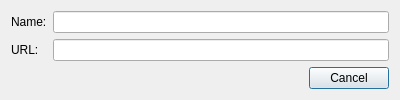
<?xml version="1.0" encoding="UTF-8"?>
<ui version="4.0">
 <class>AddRemoteDialog</class>
 <widget class="QDialog" name="AddRemoteDialog">
  <property name="windowTitle">
   <string>Add Remote</string>
  </property>
  <property name="minimumSize">
   <size>
    <width>400</width>
    <height>0</height>
   </size>
  </property>
  <layout class="QFormLayout" name="formLayout">
   <item row="0" column="0">
    <widget class="QLabel" name="label">
     <property name="text">
      <string>Name:</string>
     </property>
    </widget>
   </item>
   <item row="0" column="1">
    <widget class="QLineEdit" name="mName"/>
   </item>
   <item row="1" column="0">
    <widget class="QLabel" name="label_2">
     <property name="text">
      <string>URL:</string>
     </property>
    </widget>
   </item>
   <item row="1" column="1">
    <widget class="QLineEdit" name="mUrl"/>
   </item>
   <item row="2" column="0" colspan="2">
    <widget class="QDialogButtonBox" name="mButtons">
     <property name="orientation">
      <enum>Qt::Horizontal</enum>
     </property>
     <property name="standardButtons">
      <set>QDialogButtonBox::Cancel</set>
     </property>
    </widget>
   </item>
  </layout>
 </widget>
 <resources/>
 <connections/>
</ui>
